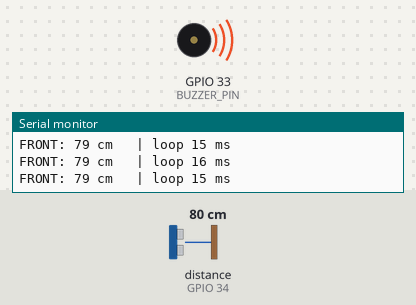
Recording of a sketch running on a simulated ESP32. Parts: buzzer (waves = sounding), the last lines printed to the serial monitor. Wiring (inferred from the names in the program): ultrasonic range finder: trigger GPIO 21; echo GPIO 34. Inputs (shaded band) come from the test bench; at power-on: distance to the obstacle (sensor on GPIO 34) 80 cm. The echo pulse lasts 58.3 µs per cm.

Above: at 1.2 s.
1.3 s: distance to the obstacle (sensor on GPIO 34) set to 120 cm
At 2.0 s:
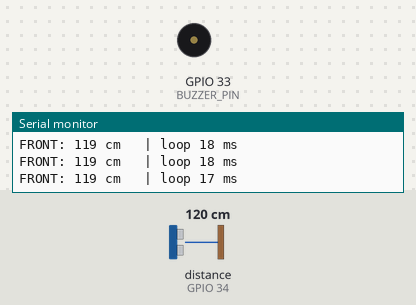
2.8 s: distance to the obstacle (sensor on GPIO 34) set to 103 cm
5.8 s: distance to the obstacle (sensor on GPIO 34) set to 97 cm
At 6.7 s:
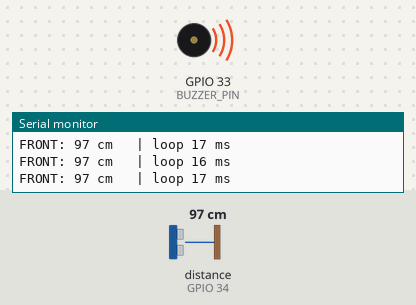
7.3 s: distance to the obstacle (sensor on GPIO 34) set to 250 cm
At 7.9 s:
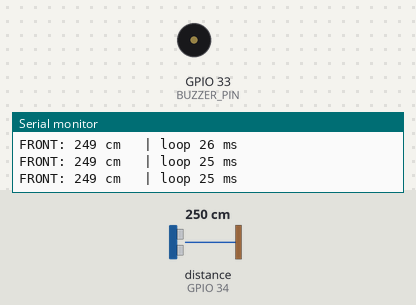
Timing chart, 0 to 9.8 s (numbered marks = the images above; inputs shaded):
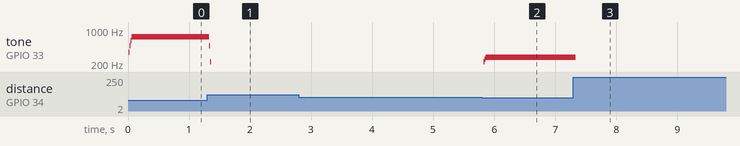

The sketch:

EchoGuard.ino
```cpp
/*
 * EchoGuard — Ultrasonic Haptic Navigation Headband (ESP32).
 * Forward/left/right ultrasonic sensors; the closer an obstacle, the stronger the
 * vibration (or higher the buzzer pitch) the wearer feels. Serial @ 115200. No
 * external libraries. Configure with the CONFIG flags below.
 *
 * Wiring: power the HC-SR04 from 5V/VIN and feed each ECHO through a 1 kOhm-series /
 * 2 kOhm-to-GND divider to the GPIO; TRIG connects directly. A 3.3 V HC-SR04P can
 * run from 3V3 without a divider.
 */

// ======================= CONFIG (edit these) =======================
#define NUM_SENSORS   1      // 1 for first tests, 3 for the full headband
#define USE_BUZZER    1      // 1 = audible feedback (best for the very first test)
#define USE_MOTORS    0      // 1 = drive vibration motors via PWM
#define SERIAL_DEBUG  1      // 1 = print distances + loop time to the Serial Monitor

// distance thresholds, in cm
const int MAX_DISTANCE_CM = 100;  // start reacting at/below this distance
const int MIN_DISTANCE_CM = 8;    // at/below this = maximum intensity (clamp)

// vibration motor PWM limits (0–255; analogWrite is 8-bit by default on ESP32)
const int MOTOR_MIN_PWM = 100;    // lowest duty that still makes the motor actually spin
const int MOTOR_MAX_PWM = 180;    // cap — protects ~3 V motors when driven from the 5V/VIN rail

// passive-buzzer tone range, in Hz (use the PASSIVE buzzer for pitch feedback)
const int BUZZ_MIN_HZ = 200;
const int BUZZ_MAX_HZ = 2500;

const int FILTER_N = 4;                          // moving-average window (bigger = smoother but laggier)
const unsigned long ECHO_TIMEOUT_US = 25000UL;   // ~4 m ceiling; a 0 return means "nothing in range"
const int SETTLE_MS = 10;                        // gap between sensor pings (prevents echo crosstalk)

// ======================= PIN MAP (Freenove ESP32-WROVER-CAM) =======================
// This board has an ONBOARD CAMERA + SD-card slot that share many GPIOs, so:
//   * DETACH the camera ribbon while running EchoGuard (frees the camera GPIOs).
//   * These pins avoid the SD-card lines (2,4,12,13,14,15), flash (6-11),
//     PSRAM (16,17), and strapping pins (0,15).
// (On a plain WROOM board without a camera, 4/13/14 would also work for TRIG.)
const int  TRIG_PINS[3]  = {21, 22, 23};
const int  ECHO_PINS[3]  = {34, 35, 36};   // input-only — ideal for ECHO
const int  MOTOR_PINS[3] = {25, 26, 27};   // LEDC/analogWrite-capable
const int  BUZZER_PIN    = 33;             // free regardless of camera/SD
const char* ZONE_NAME[3] = {"FRONT", "LEFT", "RIGHT"};

// ======================= STATE =======================
long fbuf[3][FILTER_N];   // per-sensor moving-average ring buffer
int  fidx[3];

void setup() {
  for (int i = 0; i < NUM_SENSORS; i++) {
    pinMode(TRIG_PINS[i], OUTPUT);
    pinMode(ECHO_PINS[i], INPUT);
    for (int k = 0; k < FILTER_N; k++) fbuf[i][k] = MAX_DISTANCE_CM;  // start "far"
    fidx[i] = 0;
#if USE_MOTORS
    pinMode(MOTOR_PINS[i], OUTPUT);
    analogWrite(MOTOR_PINS[i], 0);
#endif
  }
#if USE_BUZZER
  pinMode(BUZZER_PIN, OUTPUT);
#endif
#if SERIAL_DEBUG
  Serial.begin(115200);
  Serial.println("EchoGuard (ESP32) starting...");
#endif
}

// Fire one ultrasonic ping and return distance in cm, or -1 if nothing echoed back.
long readDistanceCM(int i) {
  int trig = TRIG_PINS[i], echo = ECHO_PINS[i];
  digitalWrite(trig, LOW);  delayMicroseconds(2);
  digitalWrite(trig, HIGH); delayMicroseconds(10);
  digitalWrite(trig, LOW);
  unsigned long dur = pulseIn(echo, HIGH, ECHO_TIMEOUT_US);
  if (dur == 0) return -1;                    // no echo within range
  return (long)(dur * 0.0343 / 2.0);          // microseconds -> cm (speed of sound 343 m/s)
}

// Moving-average filter; "no echo" (-1) is treated as max distance (far).
long filtered(int i, long raw) {
  long v = (raw < 0) ? MAX_DISTANCE_CM : raw;
  fbuf[i][fidx[i]] = v;
  fidx[i] = (fidx[i] + 1) % FILTER_N;
  long sum = 0;
  for (int k = 0; k < FILTER_N; k++) sum += fbuf[i][k];
  return sum / FILTER_N;
}

// Map distance -> motor strength (0 = off, closer = stronger).
int distanceToStrength(long cm) {
  if (cm >= MAX_DISTANCE_CM) return 0;
  if (cm < MIN_DISTANCE_CM) cm = MIN_DISTANCE_CM;
  return map(cm, MIN_DISTANCE_CM, MAX_DISTANCE_CM, MOTOR_MAX_PWM, MOTOR_MIN_PWM);
}

void loop() {
  unsigned long t0 = millis();
  long nearest = MAX_DISTANCE_CM;

  for (int i = 0; i < NUM_SENSORS; i++) {
    long d = filtered(i, readDistanceCM(i));
    if (d < nearest) nearest = d;

#if USE_MOTORS
    analogWrite(MOTOR_PINS[i], distanceToStrength(d));
#endif
#if SERIAL_DEBUG
    Serial.print(ZONE_NAME[i]); Serial.print(": ");
    Serial.print(d); Serial.print(" cm   ");
#endif
    delay(SETTLE_MS);   // let this ping's echo fade before the next sensor
  }

#if USE_BUZZER
  // Audible proximity feedback (PASSIVE buzzer): closer -> higher pitch.
  if (nearest < MAX_DISTANCE_CM) {
    long c = (nearest < MIN_DISTANCE_CM) ? MIN_DISTANCE_CM : nearest;
    tone(BUZZER_PIN, map(c, MIN_DISTANCE_CM, MAX_DISTANCE_CM, BUZZ_MAX_HZ, BUZZ_MIN_HZ));
  } else {
    noTone(BUZZER_PIN);
  }
#endif

#if SERIAL_DEBUG
  Serial.print("| loop ");
  Serial.print(millis() - t0);   // per-cycle sensor-to-feedback latency (ms)
  Serial.println(" ms");
#endif
}
```

Measured:
- the behaviour switches between 101 and 100 cm on distance to the obstacle (sensor on GPIO 34) (found by bisection; images 1 and 2)
- after the input at 1.3 s, tone on GPIO 33 (BUZZER_PIN): 725 Hz → 475 Hz at once, → 225 Hz 0.02 s later, → silent 0.02 s later
- after the input at 5.8 s, tone on GPIO 33 (BUZZER_PIN): silent → 225 Hz at once, → 250 Hz 0.02 s later, → 275 Hz 0.02 s later
- after the input at 7.3 s, tone on GPIO 33 (BUZZER_PIN): 275 Hz → silent at once
